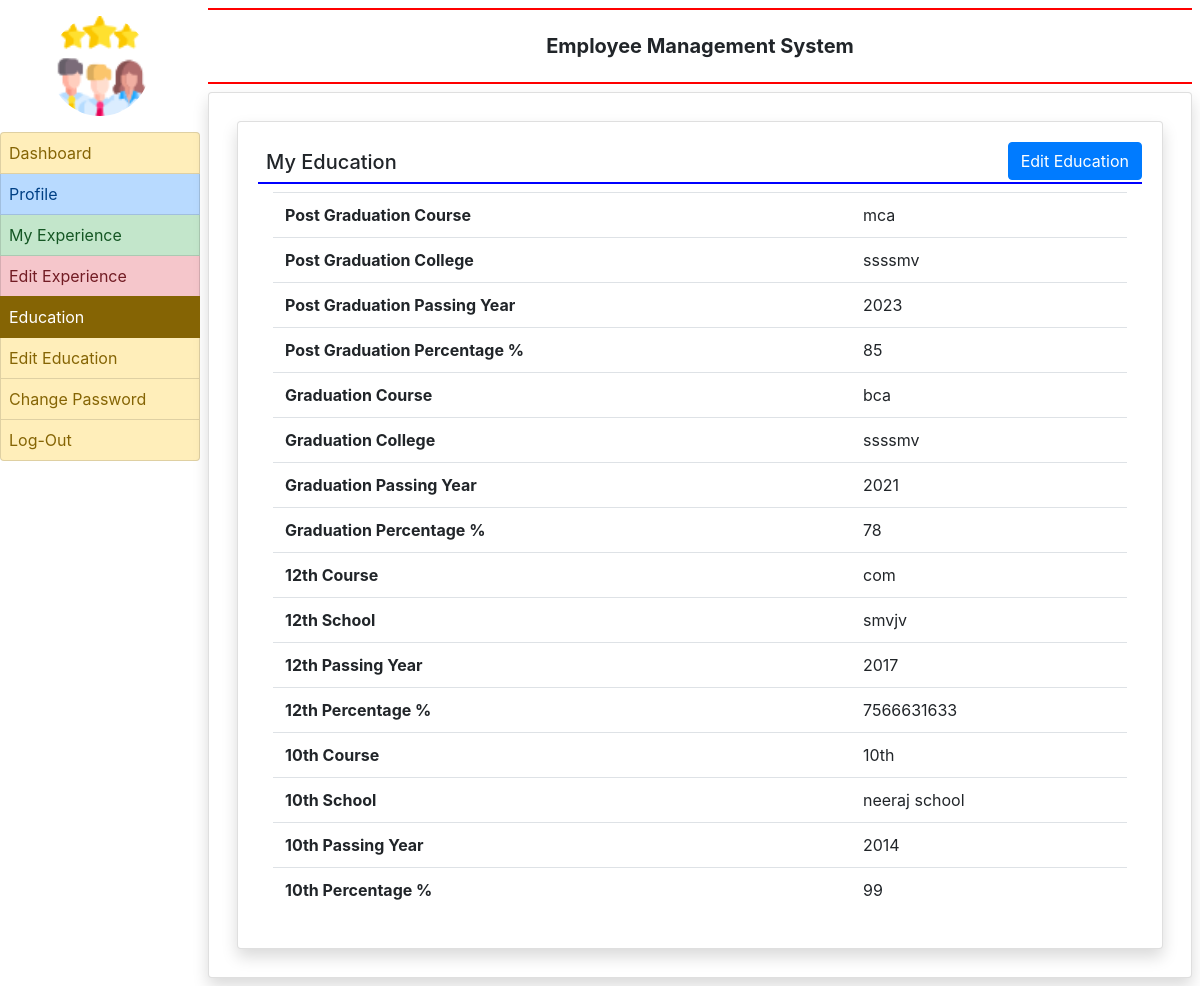
The app's page /my_education/ (signed in) with its own data.
### emp/models.py (models this page shows, shortened)
class EmployeeEducation(models.Model):
    user = models.ForeignKey(User, on_delete=models.CASCADE)
    coursepg = models.CharField(max_length=100,null=True)
    schoolclgpg = models.CharField(max_length=200,null=True)
    yearofpassingpg = models.CharField(max_length=20,null=True)
    percentagepg = models.CharField(max_length=30,null=True)
    coursegra = models.CharField(max_length=100, null=True)
    schoolclggra = models.CharField(max_length=200, null=True)
    yearofpassingra = models.CharField(max_length=20, null=True)
    percentagegra = models.CharField(max_length=30, null=True)
    coursessc = models.CharField(max_length=100, null=True)
    schoolclgssc = models.CharField(max_length=200, null=True)
    yearofpassingssc = models.CharField(max_length=20, null=True)
    percentagessc = models.CharField(max_length=30, null=True)
    coursehsc = models.CharField(max_length=100, null=True)
    schoolclghsc = models.CharField(max_length=200, null=True)
    yearofpassighsc = models.CharField(max_length=20, null=True)
    percentagehsc = models.CharField(max_length=30, null=True)

### emp/views.py (the view)
# urls.py: path('my_education/', my_education, name='my_education'),
def my_education(request):
    if not request.user.is_authenticated:
        return redirect('emp_login')
    user = request.user
    education = EmployeeEducation.objects.get(user=user)
    return render(request, 'my_education.html', locals())

### emp/templates/my_education.html
{% extends 'emp_base.html' %}
{% block main %}
<div class="card shadow m-2">
    <div class="card-body">
        <a href="{% url 'edit_myeducation' %}" class="btn btn-primary float-right">Edit Education</a>
        <h5 class="p-2 text-black" style="border-bottom : 2px solid blue">My Education</h5>
        <div class="container-fluid">
            <table class="table">
                <tr>
                    <th>Post Graduation Course</th>
                    <td>{{education.coursepg}}</td>
                </tr>
                <tr>
                    <th>Post Graduation College</th>
                    <td>{{education.schoolclgpg}}</td>
                </tr>
                <tr>
                    <th>Post Graduation Passing Year</th>
                    <td>{{education.yearofpassingpg}}</td>
                </tr>
                <tr>
                    <th>Post Graduation Percentage %</th>
                    <td>{{education.percentagepg}}</td>
                </tr>
                 <tr>
                    <th> Graduation Course</th>
                    <td>{{education.coursegra}}</td>
                </tr>
                <tr>
                    <th> Graduation College</th>
                    <td>{{education.schoolclggra}}</td>
                </tr>
                <tr>
                    <th> Graduation Passing Year</th>
                    <td>{{education.yearofpassingra}}</td>
                </tr>
                <tr>
                    <th> Graduation Percentage %</th>
                    <td>{{education.percentagegra}}</td>
                </tr>
                 <tr>
                    <th>12th Course</th>
                    <td>{{education.coursessc}}</td>
                </tr>
                <tr>
                    <th>12th School</th>
                    <td>{{education.schoolclgssc}}</td>
                </tr>
                <tr>
                    <th>12th Passing Year</th>
                    <td>{{education.yearofpassingssc}}</td>
                </tr>
                <tr>
                    <th>12th Percentage %</th>
                    <td>{{education.percentagessc}}</td>
                </tr>
                 <tr>
                    <th>10th Course</th>
                    <td>{{education.coursehsc}}</td>
                </tr>
                <tr>
                    <th>10th School</th>
                    <td>{{education.schoolclghsc}}</td>
                </tr>
                <tr>
                    <th>10th Passing Year</th>
                    <td>{{education.yearofpassighsc}}</td>
                </tr>
                <tr>
                    <th>10th Percentage %</th>
                    <td>{{education.percentagehsc}}</td>
                </tr>
            </table>
        </div>
    </div>
</div>
{% endblock %}

### records on screen
EmployeeEducation: coursepg "mca", schoolclgpg "ssssmv", yearofpassingpg "2023", percentagepg "85", coursegra "bca", schoolclggra "ssssmv", yearofpassingra "2021", percentagegra "78", coursessc "com", schoolclgssc "smvjv", yearofpassingssc "2017", percentagessc "7566631633", coursehsc "10th", schoolclghsc "neeraj school", yearofpassighsc "2014", percentagehsc "99"
